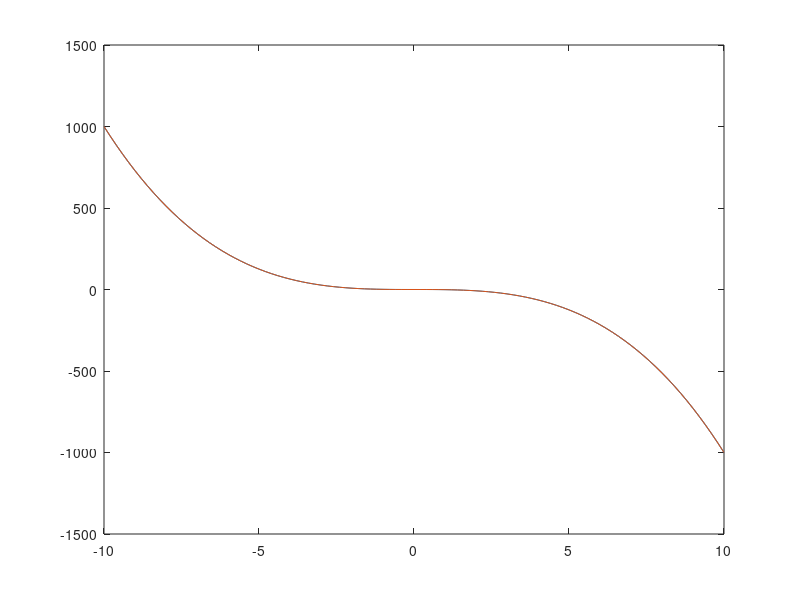

The MATLAB script that drew this image:
clear all
close all

nnnnnttttt = 101;
x = linspace(-10,10,nnnnnttttt);
xd = linspace(-10,10,nnnnnttttt);
x = x';
xd = xd';
xdd = x.^3;
mass=1;
p = 0;
f = p - mass*xdd + 0.1*rand(nnnnnttttt,1);

%%
m=3; %order displacement
n=0; %order velocity
nt = length(x);

% matrix X construction
X = zeros(nt,(m+1)*(n+1));
for i = m:-1:0
    for j = n:-1:0
       X(:,(m-i)*(n+1)+(n+1-j)) = x.^i.*xd.^j;
    end
end

% least square
Xt = X';
b = (Xt*f)\(Xt*X);

yy = X*b';
plot(x,f,x,yy);

% error
sigma = var(f); % j'ai un gros doute la dessus :/ 
MSE = 100/(nt*sigma) * sum((f-yy).^2);
MSEpc = MSE*100;





